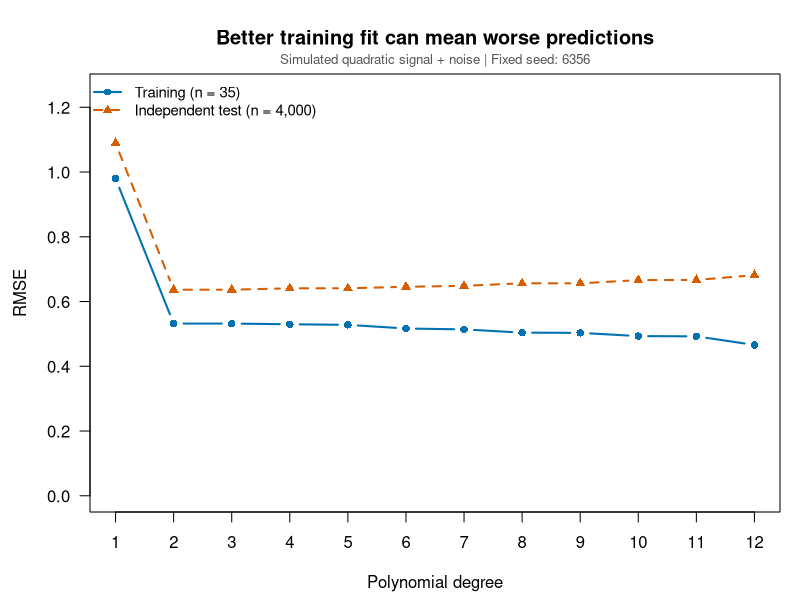

Write R code to recreate this figure.
# Reproduce from the website root: Rscript scripts/class5-overfitting.R
# Base R only. Independent noisy samples from the same quadratic process.
set.seed(6356)
train <- data.frame(x = seq(-1, 1, length.out = 35))
train$y <- 1 + 2 * train$x - 3 * train$x^2 + rnorm(nrow(train), sd = 0.6)
test <- data.frame(x = runif(4000, -1, 1))
test$y <- 1 + 2 * test$x - 3 * test$x^2 + rnorm(nrow(test), sd = 0.6)
degrees <- 1:12
errors <- t(vapply(degrees, function(d) {
  fit <- lm(y ~ poly(x, degree = d), data = train)
  c(training = sqrt(mean(residuals(fit)^2)),
    test = sqrt(mean((test$y - predict(fit, newdata = test))^2)))
}, numeric(2)))
dir.create("images", showWarnings = FALSE)
png("images/class5-overfitting.png", width = 1500, height = 850, res = 180)
par(mar = c(4.4, 4.5, 3.7, 1), las = 1, family = "sans")
matplot(degrees, errors, type = "b", pch = c(16, 17), lty = c(1, 2),
        col = c("#0072B2", "#D55E00"), lwd = 2, xaxt = "n",
        xlab = "Polynomial degree", ylab = "RMSE",
        ylim = c(0, max(errors) * 1.15),
        main = "Better training fit can mean worse predictions")
axis(1, at = degrees)
legend("topleft", legend = c("Training (n = 35)", "Independent test (n = 4,000)"),
       col = c("#0072B2", "#D55E00"), pch = c(16, 17), lty = c(1, 2),
       lwd = 2, bty = "n", cex = 0.9)
mtext("Simulated quadratic signal + noise | Fixed seed: 6356", side = 3,
      line = 0.3, cex = 0.8, col = "#555555")
invisible(dev.off())
print(data.frame(degree = degrees, errors), row.names = FALSE)
# This test set illustrates generalization; do not use it for model selection
# and then claim the selected model's test error is an unbiased final estimate.
